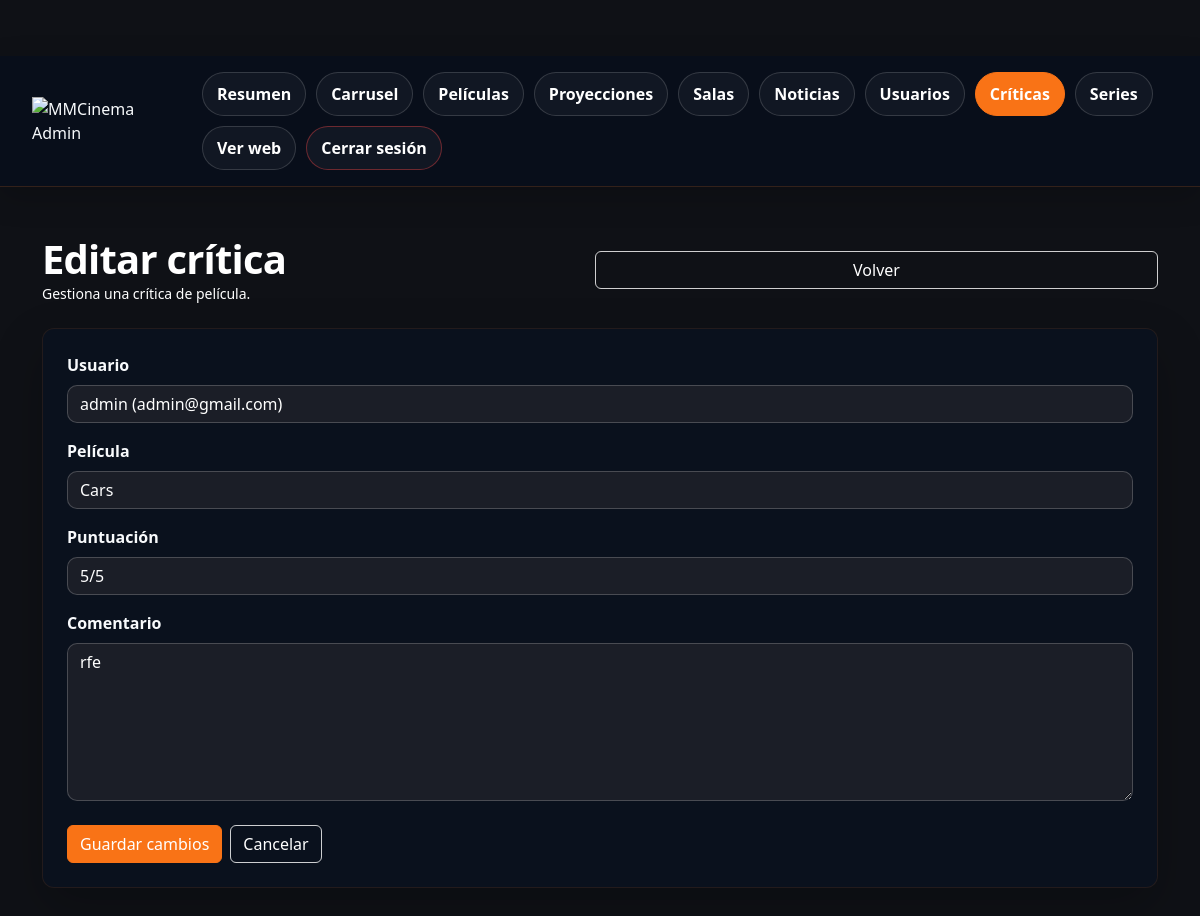
The app's page /admin/pages/criticas/form.php?id=17&tipo=pelicula with its own data.
### tables this page shows
CREATE TABLE `critica` (
  `id` int(11) NOT NULL,
  `id_usuario` int(11) DEFAULT NULL,
  `id_pelicula` int(11) DEFAULT NULL,
  `contenido` text NOT NULL,
  `puntuacion` tinyint(4) DEFAULT NULL COMMENT 'Valoración de 1 a 5',
  `creado` timestamp NULL DEFAULT current_timestamp()
);

CREATE TABLE `usuario` (
  `id` int(11) NOT NULL,
  `username` varchar(25) NOT NULL,
  `email` varchar(25) NOT NULL,
  `password_hash` varchar(255) NOT NULL,
  `rol` enum('admin','usuario') NOT NULL DEFAULT 'usuario',
  `creado` timestamp NULL DEFAULT current_timestamp(),
  `verificado` tinyint(1) NOT NULL DEFAULT 0,
  `token_verificacion` varchar(64) DEFAULT NULL,
  `token_expira` datetime DEFAULT NULL,
  `reset_token` varchar(64) DEFAULT NULL,
  `reset_expira` datetime DEFAULT NULL,
  `remember_token` varchar(64) DEFAULT NULL,
  `remember_expira` datetime DEFAULT NULL,
  `es_admin` tinyint(1) DEFAULT 0
);

CREATE TABLE `pelicula` (
  `id` int(11) NOT NULL,
  `titulo` varchar(255) NOT NULL,
  `sinopsis` text NOT NULL,
  `poster` varchar(255) DEFAULT NULL COMMENT 'Ruta o nombre del archivo del poster',
  `fecha_estreno` date NOT NULL,
  `duracion` smallint(4) DEFAULT NULL COMMENT 'Duración en minutos',
  `edad` varchar(10) DEFAULT 'TP' COMMENT 'Clasificación por edad (ej: +12, +18)',
  `id_genero` int(11) DEFAULT NULL,
  `trailer` varchar(255) DEFAULT NULL COMMENT 'URL o ruta del trailer de la película'
);

### admin/pages/criticas/form.php (the view, shortened to what this page needs)
<?php
require_once "../../../auth.php";
require_once __DIR__ . "/../../../config/conexion.php";
$tipo = $_GET['tipo'] ?? 'pelicula';
$id = isset($_GET['id']) ? (int)$_GET['id'] : 0;
$modoEdicion = $id > 0;
$usuarios = $pdo->query("SELECT id, username, email FROM usuario ORDER BY username ASC")->fetchAll(PDO::FETCH_ASSOC);
$peliculas = $pdo->query("SELECT id, titulo FROM pelicula ORDER BY titulo ASC")->fetchAll(PDO::FETCH_ASSOC);
$critica = [
    'id' => 0,
    'id_usuario' => '',
    'id_pelicula' => '',
    'id_serie' => '',
    'contenido' => '',
    'puntuacion' => 5
];
if ($modoEdicion) {
    if ($tipo === 'pelicula') {
        $stm = $pdo->prepare("SELECT * FROM critica WHERE id = ?");
    } else {
        $stm = $pdo->prepare("SELECT * FROM critica_serie WHERE id = ?");
    }
    $stm->execute([$id]);
    $datos = $stm->fetch(PDO::FETCH_ASSOC);
    $critica = $datos;
}
?>
<!DOCTYPE html>
<html lang="es">
<head>
    <link rel="stylesheet" href="../../../assets/css/styles.css">
    <link href="https://cdn.jsdelivr.net/npm/bootstrap@5.3.3/dist/css/bootstrap.min.css" rel="stylesheet">
</head>
<body class="admin-body">
<?php require_once __DIR__ . "/../../../admin_header.php"; ?>
<div class="container py-4 py-lg-5">
    <div class="admin-page-head">
        <div>
            <h1><?= $modoEdicion ? 'Editar crítica' : 'Añadir crítica' ?></h1>
            <p><?= $tipo === 'pelicula' ? 'Gestiona una crítica de película.' : 'Gestiona una crítica de serie.' ?></p>
        </div>
        <a href="list.php" class="btn btn-outline-light">Volver</a>
    </div>
    <div class="admin-glass-card p-4">
        <form action="save.php" method="POST">
            <div class="mb-3">
                <label class="form-label">Usuario</label>
                <select name="id_usuario" class="form-select" required>
                    <?php foreach ($usuarios as $u): ?>
                        <option
                            value="<?= (int)$u['id'] ?>"
                            <?= (int)$critica['id_usuario'] === (int)$u['id'] ? 'selected' : '' ?>
                        >
                            <?= htmlspecialchars($u['username']) ?> (<?= htmlspecialchars($u['email']) ?>)
                        </option>
                    <?php endforeach; ?>
                </select>
            </div>
            <?php if ($tipo === 'pelicula'): ?>
                <div class="mb-3">
                    <label class="form-label">Película</label>
                    <select name="id_objeto" class="form-select" required>
                        <?php foreach ($peliculas as $p): ?>
                            <option
                                value="<?= (int)$p['id'] ?>"
                                <?= (int)$critica['id_pelicula'] === (int)$p['id'] ? 'selected' : '' ?>
                            >
                                <?= htmlspecialchars($p['titulo']) ?>
                            </option>
                        <?php endforeach; ?>
                    </select>
                </div>
            <?php endif; ?>
            <div class="mb-3">
                <label class="form-label">Puntuación</label>
                <select name="puntuacion" class="form-select" required>
                    <?php for ($i = 1; $i <= 5; $i++): ?>
                        <option value="<?= $i ?>" <?= (int)$critica['puntuacion'] === $i ? 'selected' : '' ?>>
                            <?= $i ?>/5
                        </option>
                    <?php endfor; ?>
                </select>
            </div>
            <div class="mb-4">
                <label class="form-label">Comentario</label>
                <textarea name="contenido" class="form-control" rows="6" required><?= htmlspecialchars($critica['contenido']) ?></textarea>
            </div>
            <div class="d-flex gap-2 flex-wrap">
                <button type="submit" class="btn btn-primary">
                    <?= $modoEdicion ? 'Guardar cambios' : 'Crear crítica' ?>
                </button>
                <a href="list.php" class="btn btn-outline-light">Cancelar</a>
            </div>
        </form>
    </div>
</div>
</body>
</html>

### assets/css/base.css (style rules this page uses)
:root { --bg-main: #0f1116; --bg-secondary: #1b1e27; --bg-card: rgba(27, 30, 39, 0.88); --primary: #f97316; --primary-dark: #ea580c; --danger: #dc2626; --danger-dark: #b91c1c; --accent: #9333ea; --text-light: #f8fafc; --text-gray: #cbd5e1; --text-soft: #94a3b8; --border-soft: rgba(255,255,255,0.10); --border-card: rgba(255,255,255,0.08); --shadow-soft: 0 10px 30px rgba(0,0,0,0.28); --shadow-card: 0 14px 34px rgba(0,0,0,0.34); --shadow-card-hover: 0 20px 44px rgba(0,0,0,0.42); --radius-sm: 10px; --radius-md: 14px; --radius-lg: 18px; --ease-premium: cubic-bezier(0.22, 1, 0.36, 1); }
* { margin: 0; padding: 0; box-sizing: border-box; }
html { scroll-behavior: smooth; }
body { background: radial-gradient(circle at top, rgba(249,115,22,0.06), transparent 22%), linear-gradient(180deg, #0d1016 0%, #0b0d12 100%); color: var(--text-light); font-family: "Segoe UI", sans-serif; min-height: 100vh; position: relative; overflow-x: hidden; }
a { color: var(--primary); text-decoration: none; transition: color 0.22s ease; }
body, p, strong, em, li, small, label, td, th { color: var(--text-light) !important; }
h1, h2, h3, h4, h5, h6 { color: var(--text-light) !important; font-weight: 700; letter-spacing: -0.02em; }
header, main, footer, .navbar, .container, .hero, .card, .filtro-cartelera { position: relative; z-index: 2; }
.form-label { color: #ffffff !important; }
.form-control { color: #ffffff !important; background-color: #1b1e27 !important; border-color: rgba(255, 255, 255, 0.2) !important; }
.form-select { color: #ffffff !important; background-color: #1b1e27 !important; border-color: rgba(255, 255, 255, 0.2) !important; }
p { color: #ffffff !important; }
h1, h2, h3, h4, h5, h6 { color: #ffffff !important; }
label { color: #ffffff !important; }
a { color: #f97316 !important; }
.btn { color: #ffffff !important; }

### assets/css/components.css (style rules this page uses)
.btn-primary { background: #f97316 !important; border: 1px solid #f97316 !important; color: #ffffff !important; font-weight: 700; border-radius: 10px; transition: background-color 0.22s ease, border-color 0.22s ease, transform 0.28s var(--ease-premium), box-shadow 0.28s var(--ease-premium), color 0.22s ease; padding: 0.75rem 1.5rem; }
.btn-outline-light { color: #ffffff !important; border: 1px solid rgba(255,255,255,0.8) !important; background: transparent !important; border-radius: 10px; font-weight: 700; transition: background-color 0.22s ease, color 0.22s ease, border-color 0.22s ease, transform 0.28s var(--ease-premium), box-shadow 0.28s var(--ease-premium); padding: 0.75rem 1.5rem; }
label, .form-label { color: var(--text-light) !important; font-weight: 600; }
input, textarea, select { background: rgba(42,46,56,0.88) !important; color: var(--text-light) !important; border: 1px solid #3a3f4b !important; border-radius: 10px !important; transition: border-color 0.22s ease, box-shadow 0.22s ease; }
input::placeholder, textarea::placeholder { color: #e5e7eb !important; opacity: 1 !important; }

### records on screen
critica: id_usuario "admin (admin@gmail.com)", id_objeto "Cars", puntuacion "5/5", contenido "rfe"
